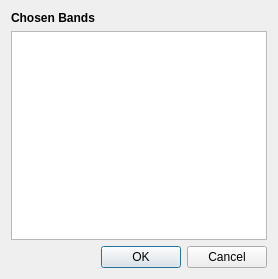
<?xml version="1.0" encoding="UTF-8"?>
<ui version="4.0">
 <class>BandDialog</class>
 <widget class="QDialog" name="BandDialog">
  <property name="geometry">
   <rect>
    <x>0</x>
    <y>0</y>
    <width>278</width>
    <height>279</height>
   </rect>
  </property>
  <property name="windowTitle">
   <string>Set Choice of Bands</string>
  </property>
  <layout class="QVBoxLayout" name="verticalLayout">
   <item>
    <widget class="QLabel" name="label_11">
     <property name="text">
      <string>&lt;html&gt;&lt;head/&gt;&lt;body&gt;&lt;p&gt;&lt;span style=&quot; font-weight:600;&quot;&gt;Chosen Bands&lt;/span&gt;&lt;/p&gt;&lt;/body&gt;&lt;/html&gt;</string>
     </property>
     <property name="alignment">
      <set>Qt::AlignLeading|Qt::AlignLeft|Qt::AlignVCenter</set>
     </property>
    </widget>
   </item>
   <item>
    <widget class="QListWidget" name="bandsListWidget">
     <property name="selectionMode">
      <enum>QAbstractItemView::MultiSelection</enum>
     </property>
    </widget>
   </item>
   <item>
    <widget class="QDialogButtonBox" name="buttonBox">
     <property name="orientation">
      <enum>Qt::Horizontal</enum>
     </property>
     <property name="standardButtons">
      <set>QDialogButtonBox::Cancel|QDialogButtonBox::Ok</set>
     </property>
    </widget>
   </item>
  </layout>
 </widget>
 <resources/>
 <connections>
  <connection>
   <sender>buttonBox</sender>
   <signal>accepted()</signal>
   <receiver>BandDialog</receiver>
   <slot>accept()</slot>
   <hints>
    <hint type="sourcelabel">
     <x>248</x>
     <y>254</y>
    </hint>
    <hint type="destinationlabel">
     <x>157</x>
     <y>274</y>
    </hint>
   </hints>
  </connection>
  <connection>
   <sender>buttonBox</sender>
   <signal>rejected()</signal>
   <receiver>BandDialog</receiver>
   <slot>reject()</slot>
   <hints>
    <hint type="sourcelabel">
     <x>316</x>
     <y>260</y>
    </hint>
    <hint type="destinationlabel">
     <x>286</x>
     <y>274</y>
    </hint>
   </hints>
  </connection>
 </connections>
</ui>
